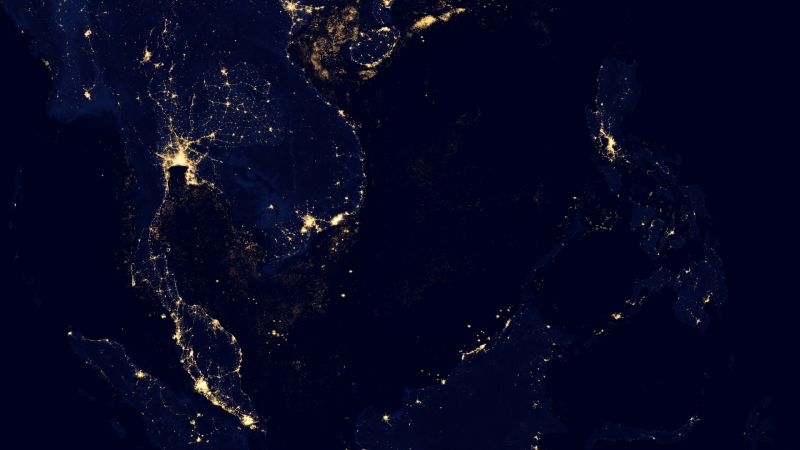
#> input picture data/original/01_earth_at_night_satellite_earth_at_night_2012_svs30028_nightlights_750m.jpg, 1600 x 900 px (shown at 1/2 size); its folder holds only this picture in this run
$ python lowlight_enhancement.py
#> lines starting #> are read from the running program, lines starting #| are printed output that depends on the picture
"""
Classical low-light image enhancement: a comparative analysis.

Compares three non-learning enhancement techniques on a grayscale low-light
image:

    1. Linear brightness scaling  - add a fixed constant with cv2.add (saturating)
    2. Global histogram equalisation - cv2.equalizeHist (whole-image CDF mapping)
    3. CLAHE - cv2.createCLAHE (contrast limited, tile-local equalisation)

The script produces:
    * a 4-panel visual comparison (Original | +Beta | Hist Eq | CLAHE)
    * a histogram comparison showing the "conceptual histogram shift"
    * printed contrast statistics (standard deviation) for all four images

If ``data/original`` contains no readable image, a synthetic dark image is
generated with NumPy so the analysis can still be run immediately.

Usage
-----
    python src/lowlight_enhancement.py                  # darkest dataset image
    python src/lowlight_enhancement.py path/to/img.jpg  # a specific image
"""

from __future__ import annotations

import sys
from pathlib import Path

import cv2
import matplotlib.pyplot as plt
import numpy as np

# --------------------------------------------------------------------------- #
# Configuration
# --------------------------------------------------------------------------- #

PROJECT_ROOT = Path(__file__).resolve().parent.parent
DATA_DIR = PROJECT_ROOT / "data" / "original"
FIGURE_DIR = PROJECT_ROOT / "analysis" / "figures"

IMAGE_EXTENSIONS = (".jpg", ".jpeg", ".png", ".bmp", ".tif", ".tiff")

# Constant added by Method 1. The dataset images have a mean luminance of
# roughly 7-27 (out of 255), so +60 lifts the shadow region into a visible
# range without pushing most of the histogram to pure white.
BETA = 60

# CLAHE parameters: clipLimit caps the slope of the local CDF (and therefore
# the amount of noise amplification); the tile grid is the local neighbourhood.
CLAHE_CLIP_LIMIT = 2.0
CLAHE_TILE_GRID = (8, 8)

METHOD_NAMES = (
    "Original",
    f"Linear Brightness (+{BETA})",
    "Global Histogram Equalization",
    f"CLAHE (clip={CLAHE_CLIP_LIMIT}, tile={CLAHE_TILE_GRID[0]}x{CLAHE_TILE_GRID[1]})",
)

# Backends that cannot open a window; used to decide whether to call plt.show().
NON_INTERACTIVE_BACKENDS = ("agg", "pdf", "ps", "svg", "cairo", "template")

# Branding printed on the comparison figure.
PROJECT_TITLE = "Low-Light Image Enhancement: Classical Methods Comparison"
PROJECT_AUTHOR = "Project by Muhib Ali Kazmi"


# --------------------------------------------------------------------------- #
# Input handling
# --------------------------------------------------------------------------- #

def display_path(path: Path) -> str:
    """Shorten a path for printing when it lives inside the project.

    Images outside the project root (e.g. ~/Pictures/night.jpg) are shown in
    full, since ``relative_to`` would raise ValueError for them.
    """
    try:
        return str(path.relative_to(PROJECT_ROOT))
    except ValueError:
        return str(path)


def find_input_image(explicit_path: str | None) -> Path | None:
    """Return the image to analyse, or None if none can be found.

    An explicitly supplied path always wins. Otherwise the darkest image in the
    dataset is chosen, since that is the most interesting case to enhance.
    """
    if explicit_path:
        path = Path(explicit_path).expanduser().resolve()
        if not path.is_file():
            raise FileNotFoundError(f"Image not found: {path}")
        return path

    candidates = sorted(
        p for p in DATA_DIR.glob("*") if p.suffix.lower() in IMAGE_EXTENSIONS
    ) if DATA_DIR.is_dir() else []

    if not candidates:
        return None

    # Rank by mean grayscale luminance and pick the darkest readable image.
    darkest_path, darkest_mean = None, np.inf
    for path in candidates:
        image = cv2.imread(str(path), cv2.IMREAD_GRAYSCALE)
        if image is None:
            continue
        mean = float(image.mean())
        if mean < darkest_mean:
            darkest_path, darkest_mean = path, mean
    return darkest_path


# [34 lines left out: function make_synthetic_dark_image, not called in this run]


# --------------------------------------------------------------------------- #
# Enhancement methods (all operate on a uint8 grayscale image)
# --------------------------------------------------------------------------- #

def linear_brightness(gray: np.ndarray, beta: int = BETA) -> np.ndarray:
    """Method 1: add a constant to every pixel.

    ``cv2.add`` saturates at 255 instead of wrapping around, so bright pixels
    are clipped rather than turned black. The caller reports the clipped share.
    """
    return cv2.add(gray, beta)


def global_histogram_equalization(gray: np.ndarray) -> np.ndarray:
    """Method 2: remap intensities through the global CDF (OpenCV's version).

    This spreads the occupied part of the histogram across the full 0-255
    range. Because the mapping is global, enhancement is applied uniformly and
    noise in flat regions is amplified together with real detail.
    """
    return cv2.equalizeHist(gray)


def clahe(gray: np.ndarray,
          clip_limit: float = CLAHE_CLIP_LIMIT,
          tile_grid: tuple[int, int] = CLAHE_TILE_GRID) -> np.ndarray:
    """Method 3: Contrast Limited Adaptive Histogram Equalization.

    Equalisation is computed per tile (here 8x8 tiles) and the CDF slope is
    clipped at ``clip_limit``, so local contrast improves without the extreme
    noise amplification of global equalisation. Tile borders are blended
    bilinearly by OpenCV.
    """
    return cv2.createCLAHE(clipLimit=clip_limit, tileGridSize=tile_grid).apply(gray)


# --------------------------------------------------------------------------- #
# Metrics
# --------------------------------------------------------------------------- #

def contrast_stats(images: list[np.ndarray]) -> dict[str, np.ndarray]:
    """Per-image summary statistics; standard deviation is the contrast metric.

    For an 8-bit image a higher std means pixel values are spread further from
    their mean, i.e. the image has more perceived contrast.
    """
    return {
        "Mean": np.array([img.mean() for img in images]),
        "Std Dev (contrast)": np.array([img.std() for img in images]),
        "Min": np.array([img.min() for img in images]),
        "Max": np.array([img.max() for img in images]),
        "Clipped pixels (%)": np.array(
            [float(np.mean((img == 0) | (img == 255)) * 100.0) for img in images]
        ),
    }


def print_metrics(stats: dict[str, np.ndarray]) -> None:
    """Print the comparison table, highlighting the contrast change vs original."""
    base_std = stats["Std Dev (contrast)"][0]
    header = f"{'Method':<44}{'Mean':>8}{'Std Dev':>10}{'vs Orig':>10}{'Min':>6}{'Max':>6}{'Clip %':>8}"
    print("\n" + header)
    print("-" * len(header))
    for i, name in enumerate(METHOD_NAMES):
        mean = stats["Mean"][i]
        std = stats["Std Dev (contrast)"][i]
        delta = (std - base_std) / base_std * 100.0 if base_std else 0.0
        delta_text = "  (base)" if i == 0 else f"{delta:+.1f}%"
        print(
            f"{name:<44}{mean:8.2f}{std:10.2f}{delta_text:>10}"
            f"{stats['Min'][i]:6d}{stats['Max'][i]:6d}{stats['Clipped pixels (%)'][i]:8.2f}"
        )
    print("-" * len(header))
    print("Note: 'Clip %' counts pixels pinned at 0 or 255 (information lost).")


# --------------------------------------------------------------------------- #
# Figures
# --------------------------------------------------------------------------- #

def plot_comparison(images: list[np.ndarray], source_label: str) -> plt.Figure:
    """Figure 1: the original and three enhanced versions, side by side."""
    fig, axes = plt.subplots(2, 2, figsize=(12, 8.5))

    # Title block: report heading, author credit, then the input image details.
    # Explicit y positions keep the three lines from overlapping.
    fig.text(0.5, 0.975, PROJECT_TITLE, ha="center", va="top",
             fontsize=16, fontweight="bold")
    fig.text(0.5, 0.938, PROJECT_AUTHOR, ha="center", va="top",
             fontsize=12.5, fontweight="bold", color="0.2")
    fig.text(0.5, 0.908, source_label, ha="center", va="top",
             fontsize=9, color="0.35")

    for ax, image, title in zip(axes.flat, images, METHOD_NAMES):
        ax.imshow(image, cmap="gray", vmin=0, vmax=255)
        ax.set_title(f"{title}\nmean={image.mean():.1f}, std={image.std():.1f}",
                     fontsize=10)
        ax.axis("off")

    fig.tight_layout(rect=(0, 0, 1, 0.885))
    return fig


def plot_histograms(images: list[np.ndarray]) -> plt.Figure:
    """Figure 2: histograms of all four images.

    The four small panels give a per-image view, while the wide bottom panel
    overlays every histogram so the shift from dark (left) to bright (right)
    intensities is directly visible.
    """
    colors = ("#444444", "#1f77b4", "#d62728", "#2ca02c")
    fig = plt.figure(figsize=(13, 9))

    # Same title block as the visual comparison, plus a subtitle describing
    # what this figure demonstrates.
    fig.text(0.5, 0.975, PROJECT_TITLE, ha="center", va="top",
             fontsize=16, fontweight="bold")
    fig.text(0.5, 0.943, PROJECT_AUTHOR, ha="center", va="top",
             fontsize=12.5, fontweight="bold", color="0.2")
    fig.text(0.5, 0.916,
             "Histogram Comparison: Conceptual Shift of Dark Pixels to the Bright Side",
             ha="center", va="top", fontsize=11, color="0.3")

    grid = fig.add_gridspec(2, 4, height_ratios=(1.0, 1.15), hspace=0.35,
                            wspace=0.25, top=0.87, bottom=0.07)

    # --- Row 1: one histogram per method ----------------------------------- #
    for i, (image, title, color) in enumerate(zip(images, METHOD_NAMES, colors)):
        ax = fig.add_subplot(grid[0, i])
        ax.hist(image.ravel(), bins=256, range=(0, 256), color=color, alpha=0.85)
        ax.set_title(title, fontsize=9)
        ax.set_xlim(0, 255)
        ax.set_xlabel("Pixel intensity")
        ax.set_ylabel("Pixel count" if i == 0 else "")
        ax.grid(alpha=0.25)

    # --- Row 2: all four overlaid ------------------------------------------ #
    ax_all = fig.add_subplot(grid[1, :])
    for image, title, color in zip(images, METHOD_NAMES, colors):
        ax_all.hist(image.ravel(), bins=256, range=(0, 256), histtype="step",
                    linewidth=1.5, color=color, label=f"{title} (mean {image.mean():.1f})")
    ax_all.set_xlim(0, 255)
    ax_all.set_title("Overlaid histograms (density view)", fontsize=11)
    ax_all.set_xlabel("Pixel intensity")
    ax_all.set_ylabel("Pixel count")
    ax_all.legend(fontsize=8, framealpha=0.9)
    ax_all.grid(alpha=0.25)

    return fig


# --------------------------------------------------------------------------- #
# Main
# --------------------------------------------------------------------------- #

def main(argv: list[str]) -> int:
    explicit = argv[1] if len(argv) > 1 else None
    path = find_input_image(explicit)
#> in find_input_image, `image = cv2.imread(str(path), cv2.IMREAD_GRAYSCALE)`:
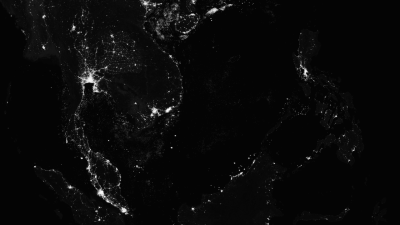
#> image: shape (900, 1600) (shown at 1/4 size); min 0, max 255, mean 9.8
#> in find_input_image, `mean = float(image.mean())`: mean = 9.77

    # --- 1. Load and preprocess ------------------------------------------- #
    if path is None:
        print(f"No image found in {DATA_DIR}. Generating a synthetic dark image.\n")
        gray = make_synthetic_dark_image()
        source_label = "Source: synthetic NumPy image (no files in data/original)"
        stem = "synthetic_dark"
        # Persist it so the same test input can be reused later.
        DATA_DIR.mkdir(parents=True, exist_ok=True)
        synthetic_path = DATA_DIR / f"{stem}.png"
        cv2.imwrite(str(synthetic_path), gray)
        print(f"Saved synthetic input to {display_path(synthetic_path)}\n")
    else:
        # IMREAD_GRAYSCALE gives the single-channel image the assignment requires.
        gray = cv2.imread(str(path), cv2.IMREAD_GRAYSCALE)
        if gray is None:
            print(f"ERROR: could not decode image: {path}", file=sys.stderr)
            return 1
        source_label = (
            f"Source: {display_path(path)} ({gray.shape[1]}x{gray.shape[0]})"
        )
        stem = path.stem
        print(f"Loaded {display_path(path)} "
              f"({gray.shape[1]}x{gray.shape[0]}, mean={gray.mean():.1f})")
#| Loaded data/original/01_earth_at_night_satellite_earth_at_night_2012_svs30028_nightlights_750m.jpg (1600x900, mean=9.8)

    # --- 2. Apply the three enhancement methods --------------------------- #
    linear = linear_brightness(gray, BETA)
#> in linear_brightness, `return cv2.add(gray, beta)`:
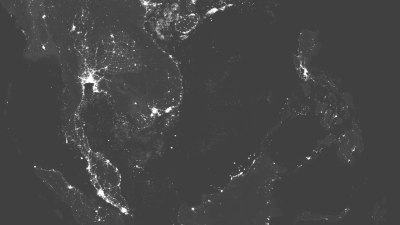
#> returned value: shape (900, 1600) (shown at 1/4 size); min 60, max 255, mean 69.7
    equalized = global_histogram_equalization(gray)
#> in global_histogram_equalization, `return cv2.equalizeHist(gray)`:
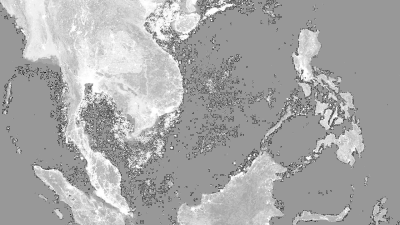
#> returned value: shape (900, 1600) (shown at 1/4 size); min 0, max 255, mean 168.1
    clahe_img = clahe(gray)
#> in clahe, `return cv2.createCLAHE(clipLimit=clip_limit, tileGridSize=tile_grid).a..`:
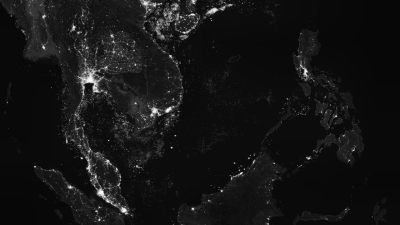
#> returned value: shape (900, 1600) (shown at 1/4 size); min 1, max 255, mean 20.6

    images = [gray, linear, equalized, clahe_img]

    # --- 3. Quantitative comparison (std dev = contrast) ------------------ #
    stats = contrast_stats(images)
#> stats = {'Mean': [9.77, 69.68, 168.1, 20.58], 'Std Dev (contrast)': [20.16, 19.3, 46.21, 25.63], 'Min': [0, 60, 0, 1], 'Max': [255, 255, 255, 255], 'Clipped pixels (%)': [0.121, 0.323, 0.319, 0.000764]}
    print_metrics(stats)
#> in print_metrics, `base_std = stats["Std Dev (contrast)"][0]`: base_std = 20.16
#> the loop in print_metrics, `for i, name in enumerate(METHOD_NAMES):` made 4 passes
#> (mean, std, delta, delta_text) on passes 1 to 4: (9.77, 20.16, 0, '  (base)'), (69.68, 19.3, -4.27, '-4.3%'), (168.1, 46.21, 129.2, '+129.2%'), (20.58, 25.63, 27.1, '+27.1%')
#> (printed output is left out)

    # --- 4. Figures ------------------------------------------------------- #
    FIGURE_DIR.mkdir(parents=True, exist_ok=True)

    fig1 = plot_comparison(images, source_label)
#> the loop in plot_comparison, `for ax, image, title in zip(axes.flat, images, METHOD_NAMES):` made 4 passes
#> title on passes 1 to 4: 'Original', 'Linear Brightness (+60)', 'Global Histogram Equalization', 'CLAHE (clip=2.0, tile=8x8)'
    comparison_path = FIGURE_DIR / f"{stem}_comparison.png"
    fig1.savefig(comparison_path, dpi=150, bbox_inches="tight")
    print(f"\nSaved visual comparison  -> {display_path(comparison_path)}")
#| Saved visual comparison  -> analysis/figures/01_earth_at_night_satellite_earth_at_night_2012_svs30028_nightlights_750m_comparison.png

    fig2 = plot_histograms(images)
#> the loop in plot_histograms, `for i, (image, title, color) in enumerate(zip(images, METHOD_NAMES, co..` made 4 passes
#> (title, color) on passes 1 to 4: ('Original', '#444444'), ('Linear Brightness (+60)', '#1f77b4'), ('Global Histogram Equalization', '#d62728'), ('CLAHE (clip=2.0, tile=8x8)', '#2ca02c')
#> the loop in plot_histograms, `for image, title, color in zip(images, METHOD_NAMES, colors):` made 4 passes
    histogram_path = FIGURE_DIR / f"{stem}_histograms.png"
    fig2.savefig(histogram_path, dpi=150, bbox_inches="tight")
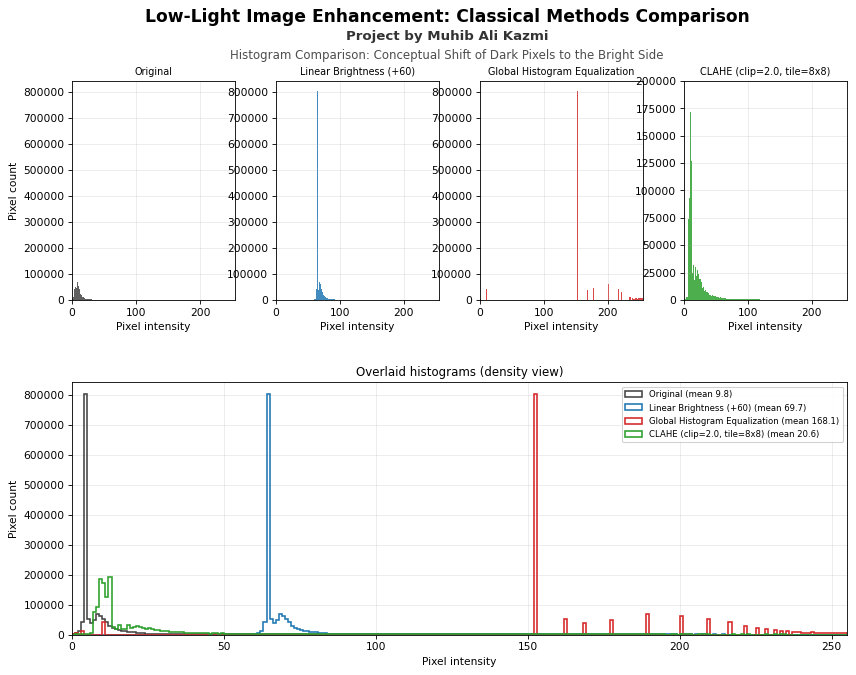
#> figure drawn by matplotlib, 5 panels; panel 1: tallest bar 801876 high, from x = 4 to 5; panel 2: tallest bar 801876 high, from x = 64 to 65; panel 3: tallest bar 801876 high, from x = 152 to 153; panel 4: tallest bar 190719 high, from x = 12 to 13
    print(f"Saved histogram comparison -> {display_path(histogram_path)}")
#| Saved histogram comparison -> analysis/figures/01_earth_at_night_satellite_earth_at_night_2012_svs30028_nightlights_750m_histograms.png

    # Show the figures interactively, but only when the backend can display
    # windows (e.g. not Agg / a headless server).
    if plt.get_backend().lower() not in NON_INTERACTIVE_BACKENDS:
        plt.show()

    return 0


if __name__ == "__main__":
    sys.exit(main(sys.argv))
#> (the program exits here)

$ run again, on data/original/02_earth_at_night_satellite_night_lights_along_the_mediterranean_sea_iss0.jpg
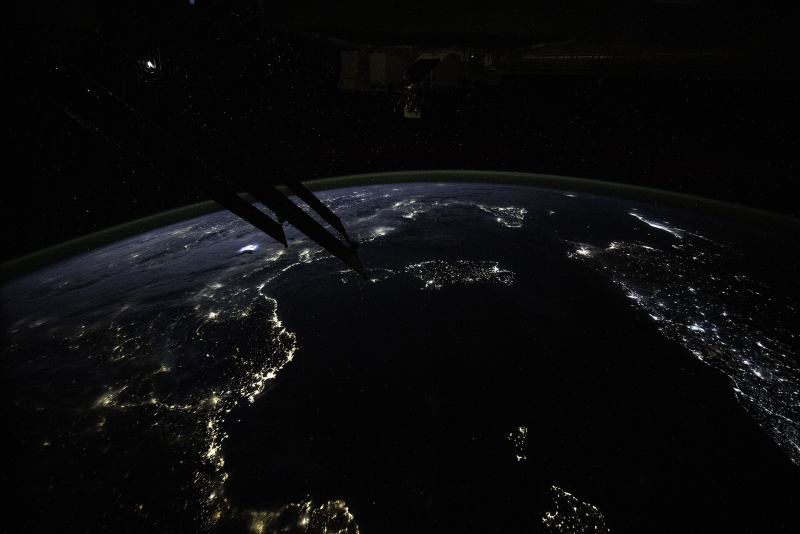
#> input picture data/original/02_earth_at_night_satellite_night_lights_along_the_mediterranean_sea_iss0.jpg, 1600 x 1067 px (shown at 1/2 size)
#> in find_input_image, `mean = float(image.mean())`: mean = 10.08
#| Loaded data/original/02_earth_at_night_satellite_night_lights_along_the_mediterranean_sea_iss0.jpg (1600x1067, mean=10.1)
#> in clahe, `return cv2.createCLAHE(clipLimit=clip_limit, tileGridSize=tile_grid).a..`:
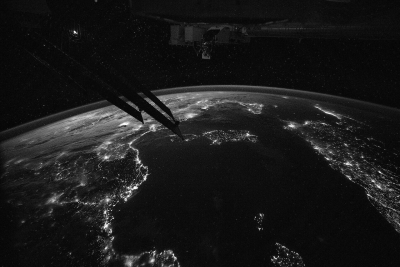
#> returned value: shape (1067, 1600) (shown at 1/4 size); min 1, max 255, mean 25.1
#> stats = {'Mean': [10.08, 69.99, 135.6, 25.06], 'Std Dev (contrast)': [20.41, 19.51, 69.41, 31.34], 'Min': [0, 60, 0, 1], 'Max': [255, 255, 255, 255], 'Clipped pixels (%)': [2.8, 0.265, 2.98, 0.00832]}
#> base_std = 20.41
#> the loop in print_metrics, `for i, name in enumerate(METHOD_NAMES):` made 4 passes
#> (mean, std, delta, delta_text) on passes 1 to 4: (10.08, 20.41, 0, '  (base)'), (69.99, 19.51, -4.43, '-4.4%'), (135.6, 69.41, 240, '+240.0%'), (25.06, 31.34, 53.52, '+53.5%')
#> (printed output is left out)
#> the loop in plot_comparison, `for ax, image, title in zip(axes.flat, images, METHOD_NAMES):` made 4 passes
#> title on passes 1 to 4: 'Original', 'Linear Brightness (+60)', 'Global Histogram Equalization', 'CLAHE (clip=2.0, tile=8x8)'
#> in main, `fig1.savefig(comparison_path, dpi=150, bbox_inches="tight")`:
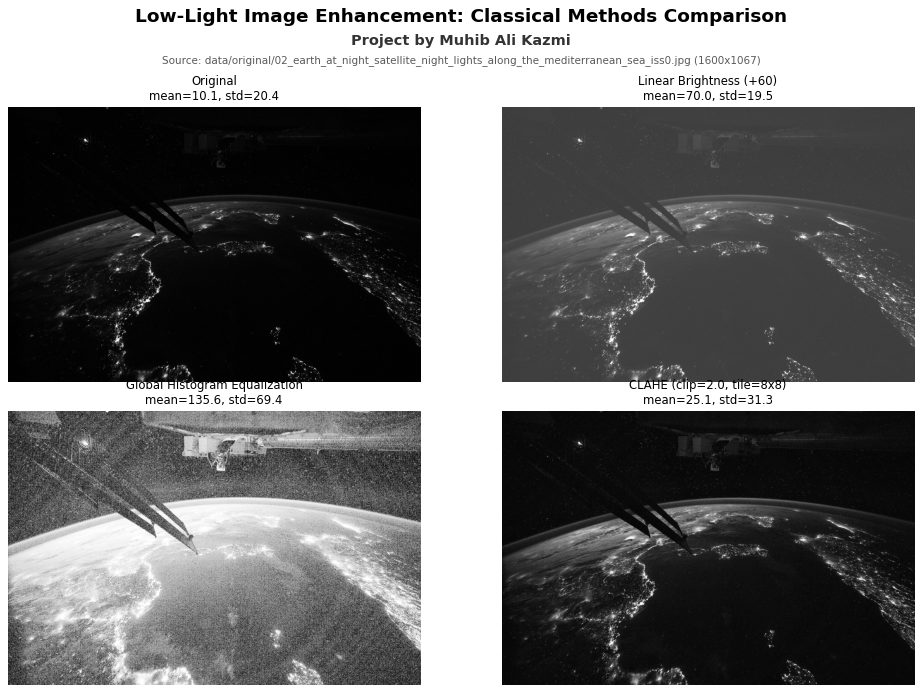
#> figure drawn by matplotlib, 4 panels
#| Saved visual comparison  -> analysis/figures/02_earth_at_night_satellite_night_lights_along_the_mediterranean_sea_iss0_comparison.png
#> the loop in plot_histograms, `for i, (image, title, color) in enumerate(zip(images, METHOD_NAMES, co..` made 4 passes
#> (title, color) on passes 1 to 4: ('Original', '#444444'), ('Linear Brightness (+60)', '#1f77b4'), ('Global Histogram Equalization', '#d62728'), ('CLAHE (clip=2.0, tile=8x8)', '#2ca02c')
#> the loop in plot_histograms, `for image, title, color in zip(images, METHOD_NAMES, colors):` made 4 passes
#| Saved histogram comparison -> analysis/figures/02_earth_at_night_satellite_night_lights_along_the_mediterranean_sea_iss0_histograms.png
